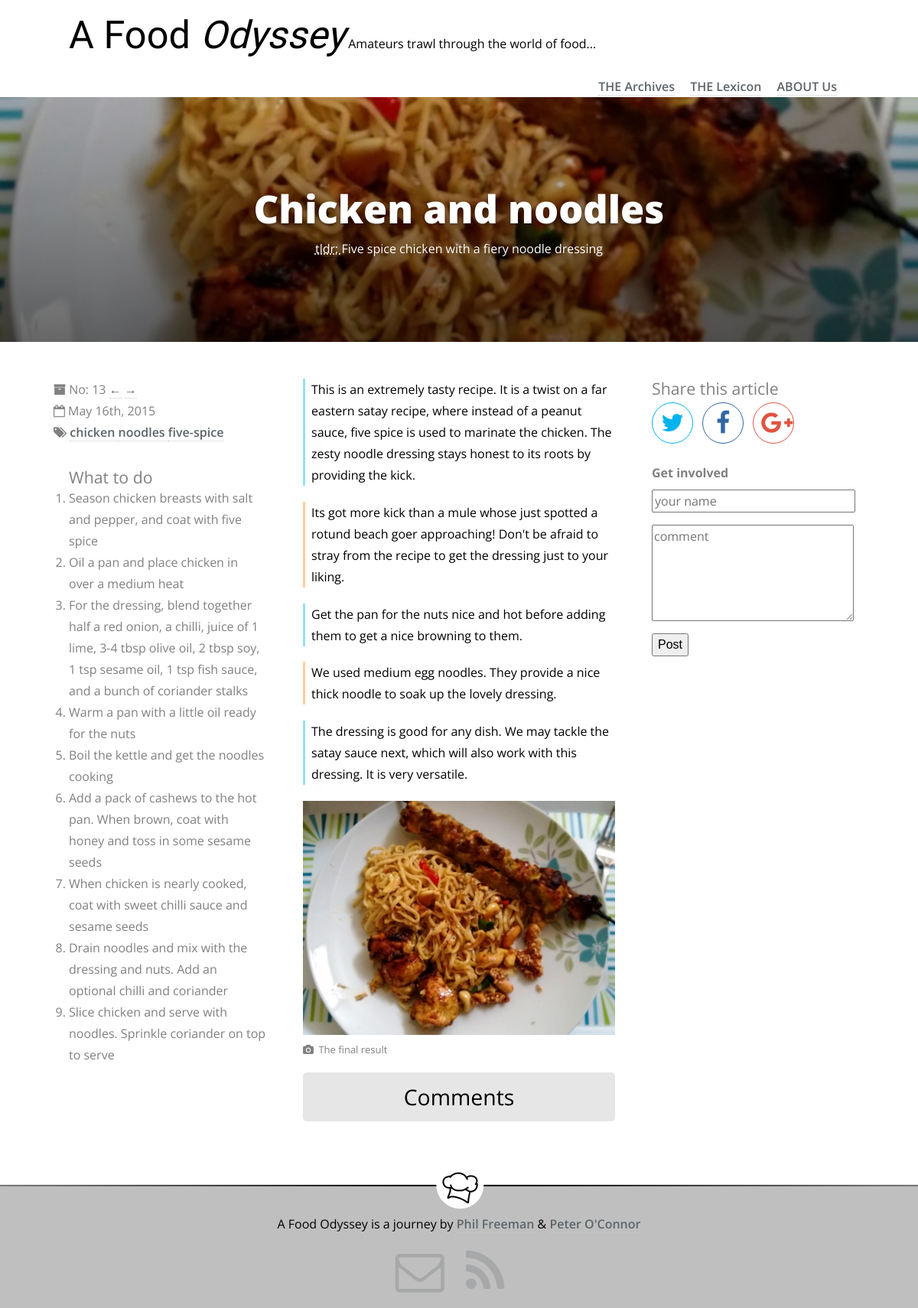
Page /viewArticle.php?article=13 on the committed database.
### tables this page shows
CREATE TABLE IF NOT EXISTS `articles` (
  `id` smallint(5) unsigned NOT NULL AUTO_INCREMENT,
  `title` varchar(50) NOT NULL,
  `summary` text NOT NULL,
  `tags` varchar(50) DEFAULT NULL,
  `banner_image_path` varchar(50) NOT NULL,
  `directions_md` text NOT NULL,
  `directions_html` text NOT NULL,
  `content_md` mediumtext NOT NULL,
  `content_html` mediumtext NOT NULL,
  `pubDate` datetime NOT NULL,
  PRIMARY KEY (`id`)
);

### Article.php (called while the page is built, shortened)
<?php
class Article
{
	private $mId;
	private $mTitle;
	private $mSummary;
	private $mTags;
	private $mContentHtml;
	private $mPubDate;
	private $mBannerImagePath;
	private $mDirectionsHtml;
	private $mNextArticleId;
	private $mPreviousArticleId;
	public function __construct($id, $title, $summary, $tags, $contentMd, $contentHtml, $pubDate, $bannerImagePath,
		$directionsMd, $directionsHtml)
	{
		$this->mId = $id;
		$this->mTitle = $title;
		$this->mSummary = $summary;
		$this->mTags = $tags;
		$this->mContentHtml = $contentHtml;
		$this->mBannerImagePath = $bannerImagePath;
		$this->mDirectionsHtml = $directionsHtml;
		if ($pubDate instanceof DateTime)
		{
			$this->mPubDate = $pubDate;
		}
		else
		{
			throw new InvalidArgumentException("$pubDate must be of type DateTime");
		}
	}
	public function getId()
	{
		return $this->mId;
	}
	public function getTitle()
	{
		return $this->mTitle;
	}
	public function getSummary()
	{
		return $this->mSummary;
	}
	public function getContentHtml()
	{
		return $this->mContentHtml;
	}
	public function getNicePubDate()
	{
		return $this->mPubDate->format('F jS, Y');
	}
	public function getHtmlPubDate()
	{
		return $this->mPubDate->format('Y-m-d');
	}
	public function getBannerImagePath()
	{
		return $this->mBannerImagePath;
	}
	public function getDirectionsHtml()
	{
		return $this->mDirectionsHtml;
	}
	public function getNextArticleId()
	{
		return $this->mNextArticleId;
	}
	public function setNextArticleId($id)
	{
		$this->mNextArticleId = $id;
	}
	public function getPreviousArticleId()
	{
		return $this->mPreviousArticleId;
	}
	public function setPreviousArticleId($id)
	{
		$this->mPreviousArticleId = $id;
	}
	public function getTagsAsArray()
	{
		return explode(" ", $this->mTags);
	}
}

### Database.php (called while the page is built, shortened)
<?php
require "Article.php";
class Database
{
	private $mConnection;
	public function OpenReadOnlyConnection()
	{
		$result = false;
		$this->mConnection = new mysqli("localhost", "cmsVisitor", "JxYZTwDxt2LyULpQ", "cms");
		if ($this->mConnection)
		{
			$result = true;
		}
		return $result;
	}
	public function getArticle($id)
	{
		$articles = array();
		$query = "SELECT * FROM articles WHERE id = ?";
		$stmt = mysqli_prepare($this->mConnection, $query);
		mysqli_stmt_bind_param($stmt, 'i', $id);
		if (!mysqli_stmt_execute($stmt))
		{
			throw new Exception("Database query failed");
		}
		else
		{
			mysqli_stmt_bind_result($stmt, $idCol, $titleCol, $summaryCol, $tagsCol, $bannerImagePathCol,
	        	$directionsMdCol, $directionsHtmlCol, $contentMdCol, $contentHtmlCol, $pubDateCol);
	        while (mysqli_stmt_fetch($stmt))
	        {
	        	$article = new Article($idCol, $titleCol, $summaryCol, $tagsCol, $contentMdCol,
	        		$contentHtmlCol, date_create_from_format('Y-m-d H:i:s', $pubDateCol), $bannerImagePathCol,
	        		$directionsMdCol, $directionsHtmlCol);
	        	array_push($articles, $article);
	        }
	        if (count($articles) !== 0)
	        {
	        	$articles[0]->setComments($this->getArticleComments($id));
	        	$articles[0]->setNextArticleId($this->getNextArticleId($id));
	        	$articles[0]->setPreviousArticleId($this->getPreviousArticleId($id));
	        }
		}
		return $articles;
	}
	public function getNextArticleId($id)
	{
		$nextArticleId = 0;
		$query = "SELECT id FROM articles WHERE id = (SELECT min(id) FROM articles WHERE id > ?)";
		$stmt = mysqli_prepare($this->mConnection, $query);
		mysqli_stmt_bind_param($stmt, 'i', $id);
		if (mysqli_stmt_execute($stmt))
		{
			mysqli_stmt_bind_result($stmt, $idCol);
			while (mysqli_stmt_fetch($stmt))
			{
				$nextArticleId = $idCol;
			}
		}
		return $nextArticleId;
	}
	public function getPreviousArticleId($id)
	{
		$previousArticleId = 0;
		$query = "SELECT id FROM articles WHERE id = (SELECT max(id) FROM articles WHERE id < ?)";
		$stmt = mysqli_prepare($this->mConnection, $query);
		mysqli_stmt_bind_param($stmt, 'i', $id);
		if (mysqli_stmt_execute($stmt))
		{
			mysqli_stmt_bind_result($stmt, $idCol);
			while (mysqli_stmt_fetch($stmt))
			{
				$previousArticleId = $idCol;
			}
		}
		return $previousArticleId;
	}
	public function getArticleComments($id)
	{
		$comments = array();
		$query = "SELECT * FROM comments WHERE article = ?";
		$stmt = mysqli_prepare($this->mConnection, $query);
		mysqli_stmt_bind_param($stmt, 'i', $id);
		if (!mysqli_stmt_execute($stmt))
		{
			throw new Exception("Database query failed");
		}
		else
		{
			mysqli_stmt_bind_result($stmt, $idCol, $articleCol, $nameCol, $commentCol, $dateCol);
	        while (mysqli_stmt_fetch($stmt))
	        {
	        	$comment = new Comment($idCol, $articleCol, $nameCol, $commentCol,
	        		date_create_from_format('Y-m-d H:i:s', $dateCol));
	        	array_push($comments, $comment);
	        }
		}
		return $comments;
	}
}

### templates/blogEntryView.phtml (the view, shortened to what this page needs)
<!DOCTYPE html>
<html lang="en">
    <head>
        <link rel="stylesheet" href="../css/reset.css">
        <link rel="stylesheet" href="../css/article-style.css">
        <link href="//maxcdn.bootstrapcdn.com/font-awesome/4.2.0/css/font-awesome.min.css" rel="stylesheet">
    </head>
    <body>
        <div class="grid-container">
            <header id="site-header">
                <h1>A Food <i>Odyssey</i></h1>
                <p id="tagline">Amateurs trawl through the world of food...</p>
                <nav>
                    <ul>
                        <li><a href="#">THE Archives</a></li>
                        <li><a href="#">THE Lexicon</a></li>
                        <li><a href="#">ABOUT Us</a></li>
                    </ul>
                </nav>
            </header>
        </div>
        <header id="article-header"
                style="background-image: linear-gradient(to bottom, rgba(0, 0, 0, 0.2), rgba(0, 0, 0, 0.6)),
                    url('../img/<?php echo $this->article->getBannerImagePath(); ?>')">
            <div class="article-header-container">
                <h1>
                    <?php echo $this->article->getTitle(); ?>
                </h1>
                <p>
                    <abbr title="too long, didn't read. A quick summary for those who are in a rush">
                        tldr&#59;
                    </abbr>
                    <?php echo $this->article->getSummary(); ?>
                </p>
            </div>
        </header>
        <div class="grid-container">
            <aside id="article-info">
                <ul>
                    <li id="article-number"> No:
                        <span id="article-num">
                            <?php echo $this->article->getId(); ?>
                        </span>
                        <a href="/MyCMS/articles/<?php echo $this->article->getPreviousArticleId();  ?>">&larr;</a>
                        <a href="/MyCMS/articles/<?php echo $this->article->getNextArticleId();  ?>">&rarr;</a>
                    </li>
                    <li id="article-date">
                        <time datetime="<?php echo $this->article->getHtmlPubDate(); ?>">
                            <?php echo $this->article->getNicePubDate(); ?>
                        </time>
                    </li>
                    <li id="article-tags">
                        <?php foreach($this->article->getTagsAsArray() as $tag): ?>
                            <a href="/MyCMS/tags/<?=$tag ?>">
                                <?=$tag ?>
                            </a>
                        <?php endforeach; ?>
                    </li>
                </ul>
                <h4>What to do</h4>
                <?php echo $this->article->getDirectionsHtml(); ?>
            </aside>
            <article id="main-article">
                <?php echo $this->article->getContentHtml(); ?>
                <div id="comments-toggle"><h3 id="comments-toggle-text">Comments</h3></div>
            </article>
            <aside id="article-share">
                <h4>Share this article</h4>
                <ul>
                    <li id="share-twitter"><a href="https://twitter.com/share?hashtags=A%20Food%20Odyssey" class="no-decoration"><i class="fa fa-twitter fa-2x"></i></a></li>
                    <li id="share-facebook"><a href="#" class="no-decoration" id="fb-link"><i class="fa fa-facebook fa-2x"></i></a></li>
                    <li id="share-google"><a href="#" class="no-decoration" id="google-link"><i class="fa fa-google-plus fa-2x"></i></a></li>
                </ul>
                <h5>Get involved</h5>
                <form action="addBlogComment.php" method="POST">
                    <input type="text" id="author" name="author" placeholder="your name" maxlength="50" required />
                    <textarea id="comment" name="comment" placeholder="comment" rows="5" required></textarea>
                    <button type="submit" id="post-comment-btn">Post</button>
                </form>
            </aside>
        </div>
        <footer>
            <p>A Food Odyssey is a journey by <a href="http://www.pjfreeman.co.uk/">Phil Freeman</a> &amp;
                <a href="http://poc275.co.uk">Peter O'Connor</a>
            </p>
            <address id="footer-social">
                <ul id="footer-logos">
                    <li><a href="mailto:poc275@gmail.com?Subject=A%20Food%20Odyssey" title="send us an email" class="no-decoration"><i class="fa fa-envelope-o fa-4x"></i></a></li>
                    <li><a href="../rss.xml" title="follow our blog" class="no-decoration"><i class="fa fa-rss fa-4x"></i></a></li>
                </ul>
            </address>
        </footer>
    </body>
</html>

### rows in the picture
articles: banner_image_path (picture), title "Chicken and noodles", summary "Five spice chicken with a fiery noodle dressing", id "13", tags "chicken", tags "noodles", tags "five-spice", directions_html "Season chicken breasts with salt and pepper, and coat with five spice Oil a pan and place chicken in over a medium heat For the dressing, blend together half a red onion, a chilli, juice of 1 lime, 3-4 tbsp olive oil, 2 tbsp soy, 1 tsp sesame oil, 1 tsp fish sauce, and a bunch of coriander stalks Warm a pan with a little oil ready for the nuts Boil the kettle and get the noodles cooking Add a pack of cashews to the hot pan. When brown, coat with honey and toss in some sesame seeds When chicken is nearly cooked, coat with sweet chilli sauce and sesame seeds Drain noodles and mix with the dressing and nuts. Add an optional chilli and coriander Slice chicken and serve with noodles. Sprinkle…", content_html "This is an extremely tasty recipe. It is a twist on a far eastern satay recipe, where instead of a peanut sauce, five spice is used to marinate the chicken. The zesty noodle dressing stays honest to its roots by providing the kick. Its got more kick than a mule whose just spotted a rotund beach goer approaching! Don't be afraid to stray from the recipe to get the dressing just to your liking. Get the pan for the nuts nice and hot before adding them to get a nice browning to them. We used medium egg noodles. They provide a nice thick noodle to soak up the lovely dressing. The dressing is good for any dish. We may tackle the satay sauce next, which will also work with this dressing. It is…", content_html (picture)

### other values in the picture
$this->article->getNicePubDate() "May 16th, 2015"
